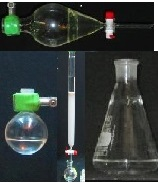
%> input picture matlab/Is.JPG, 158 x 183 px
$ octave --eval "result = MAIN_find_object_in_image;"   (GNU Octave 9; MATLAB toolbox functions it lacks are replaced by stand-ins)
%> lines starting %> are read from the running program, lines starting %| are printed output that depends on the picture; in (x1, y1, x2, y2) boxes, pixels count from 0 and x2, y2 are one past the last pixel; in counts of white or black regions, pixels touching at a corner belong together; the program's own positions count from 1
### matlab/Rotate_binary_edge_image.m
function [mat]=Rotate_binary_edge_image(I,Ang)
%{
Rotate binary (logical) edge image (I) in (Ang) degrees
The rotated output image will also also be a binary edge image.
The connectivity/topology of all edges/curves in the input image (I) will be maintained and the line thickness of the curves
 in the output image (mat) will remain 1 pixel.

The center of rotation is the center of the image
The dimensions of the output image (mat) will be different from the
input image (I) and will be set such that the rotated image is fully within the image frame.

Input
I: Binary  edge image (logical type) consist of lines and curves with
thickness of one pixel (such as curves, contour line, template, or edge images)
Ang: Rotation angle of the image in Degrees

Output
mat: Rotated version of the input image (I), also binary edge image, the connectivity/topology of the edges/curves in input image  (I)
is maintained and also the line thickness remain one pixel.

x' = x*cos(theta) - y*sin (theta); rotated coordinates
y' = x*sin(theta) + y*cos (theta);

%}

[Hight,Width]=size(I);
CntX=(Width+1)/2;
CntY=(Hight+1)/2; %find center of orignal image
theta=Ang/180*pi; % convert angle from degree  to radians
%============================find size of new image===========================================================================================
Rot=[   cos(theta) -sin(theta)
        sin(theta)  cos(theta)];
Corners=[ 1-CntY     1-CntX
          1-CntY     Width-CntX
          Hight-CntY 1-CntX
          Hight-CntY Width-CntX];  %Corners of the old image  center at zero
NewCorn=Corners*Rot;

NMaxX=max(NewCorn(:,2));% corners of new image
NMinX=min(NewCorn(:,2));
NMaxY=max(NewCorn(:,1));
NMinY=min(NewCorn(:,1));

NSizeY=NMaxY-NMinY; %Size of new image Y
NSizeX=NMaxX-NMinX; %Size of new image Y
Dx=-NMinX;          % Tanslation of new image x
Dy=-NMinY;          % Tanslation of new image y
mat = logical(zeros(round(NSizeY+1),round(NSizeX+1)));% create canvas for rotated image
%===============================================rotate image==================================================================================================

 [y,x]=find(I);
 [n,tt]=size(x);
for f=1:n %scan all points on image

     p1=[y(f)-CntY x(f)-CntX]*Rot+[Dy+1 Dx+1];
     mat(round(p1(1)),round(p1(2)))=1;% mark rotated point


    if x(f)>1 && I(y(f),x(f)-1)==1 % Connect horizontal neighbour
           Nx=x(f)-1; Ny=y(f);
           p1=[y(f)-CntY, x(f)-CntX]*Rot+[Dy+1 Dx+1];
           p2=[Ny-CntY, Nx-CntX]*Rot+[Dy+1 Dx+1];
           mat=ConnectPoints(mat,round(p1(2)),round(p1(1)),round(p2(2)),round(p2(1)));
    end;
    if y(f)>1 && I(y(f)-1,x(f))==1 %connect vertical neighbour
            Nx=x(f); Ny=y(f)-1;
            p1=[y(f)-CntY, x(f)-CntX]*Rot+[Dy+1 Dx+1];
            p2=[Ny-CntY, Nx-CntX]*Rot+[Dy+1 Dx+1];
            mat=ConnectPoints(mat,round(p1(2)),round(p1(1)),round(p2(2)),round(p2(1)));
    end;
    if y(f)>1  && x(f)>1 &&  I(y(f)-1,x(f))==0 && I(y(f),x(f)-1)==0 && I(y(f)-1,x(f)-1)==1 % connect diagonal neighbor
            Nx=x(f)-1; Ny=y(f)-1;
            p1=[y(f)-CntY, x(f)-CntX]*Rot+[Dy+1 Dx+1];
            p2=[Ny-CntY, Nx-CntX]*Rot+[Dy+1 Dx+1];
            mat=ConnectPoints(mat,round(p1(2)),round(p1(1)),round(p2(2)),round(p2(1)));
    end;
     if y(f)>1  && x(f)<Width &&  I(y(f)-1,x(f))==0 && I(y(f),x(f)+1)==0 && I(y(f)-1,x(f)+1)==1 % connect second diagonal neighbor
            Nx=x(f)+1; Ny=y(f)-1;
            p1=[y(f)-CntY, x(f)-CntX]*Rot+[Dy+1 Dx+1];
            p2=[Ny-CntY, Nx-CntX]*Rot+[Dy+1 Dx+1];
            mat=ConnectPoints(mat,round(p1(2)),round(p1(1)),round(p2(2)),round(p2(1)));
     end;
    %}

end;
%imshow(mat);
end
%%%%%%%%%%%%%%%%%%%%%%%%%%%%%%%%%%%%%%%%%%%%%%%%%%%%%%%%%%%%%%%%%%%%%%%%%%%%%%%%%%%%%%%%%%%%%%%%%%%%%%%%%%%%%%%%%%%%%%%%%%%%%%%%%%%%%%%%%%%%%%%%%%%%%%%%%%%%%%%%%%%%%%%%%%%%
function [mat]=ConnectPoints(mat,x1,y1,x2,y2)
% draw line between x1,y1 to x2,y2 on binary image mat
%make sure cordinates are inside image mat
SizeMat=size(mat);
x1=max(x1,1);x2=max(x2,1);y1=max(y1,1);y2=max(y2,1);
y1=min(y1,SizeMat(1));y2=min(y2,SizeMat(1));x1=min(x1,SizeMat(2));x2=min(x2,SizeMat(2));

if x1==x2 % for horizontal line

    y=linspace(y1,y2,abs(y1-y2)*5);
      x = ones(size(y))*x1;
else % for none horizontal line
   x = linspace(x1,x2,abs(x1-x2)*5+abs(y1-y2)*5);
   y = y1+(x-x1)*(y2-y1)/(x2-x1);
end;
round(y);
   index = sub2ind(size(mat),round(y),round(x));
    mat(index) = 1;
   %imshow(mat)
   %pause(0.1);
end

### matlab/Template_match.m

function [score,  y, x ]=Template_match(Is,Itm,CorlType,Edge_Type,Itm_dilation)
%{
Find  templae Itm (binary) image Is (GreyScale).
Return y,x coordinates of the best match and its score
the Edge_Type parameter determine the type of image to which the template will be matched (edge, gradient, greyscale).
Edge_Type='sobel': Template Itm will be matched (cross-correlated) to the  to  'sobel'  gradient map of the image Is.
Edge_Type='canny':  Template Itm will be matched (cross-correlated) to the  to  'canny'  binary edge map  of the image Is (default).
Else Template Itm will be matched (crosscorrelated) to the  greyscale version of the image Is.

Itm_dilation: The amount of dilation for of the template. How much the template line will be thickened  (in pixels) for each side before crosscorelated with the image.
 The thicker the template the better its chance to overlap with edge of object in the image and more rigid the recognition process, however thick template can also reduce recognition accuracy.
The default value for this parameter is 1/40 of the average dimension size of the template Itm.

CorlType='full': Use negative template (negative correlation) around the template contour line (in small radious around the template line) for both the inside and outside of the template. Crosscorrelation of this areas with edges in the canny image will reduce the match score of the template in this location (default).
CorlType='none': Use the template as it is.
%}
%==========================================intialize optional paramters=================================================================================================================
if (nargin<3)
CorlType='full';% determine the negative correlation betweem the vessel template and the system edge to avoid the condition in which the vessel will have high false positive in dnse border areas 'full' mean create negative on the inside and out side border of the vessel, 'out' mean create negative correlation only on the out side of the vessel 'none' mean create no negative correlation
end;
if (nargin<4)
Edge_Type='canny';% determine the type of edge use in the system image canny(black and white) sobel (absolute gradient value from 1-2000) , or 'none' if the system image is already edge image
end;
if (nargin<5)
    Sitm=size(Itm);
Itm_dilation=floor(sqrt(Sitm(1)*Sitm(2))/80);% in order to avoid the edge from missing correct point by dilation the size of dilation is proportinal to the size of the item template dimension.
%tm_dilation=2
end;
%===================================================Prepare template=======================================================================================================================
%---------------------DILATE Template-------------------------------------------------------------------------------------------------------------------------------------------------
%%it might be that the border will be  tin to be idenified by single  edge
%dilution of the template will prevent it from being miss
It=double(Itm);
for f=1:1:Itm_dilation
    It=dilate(It);%DILATE Template
end

%==============================prepare areas of negative crosscorrelation in the template (areas were the template value is negative)
%------------------------------we want both side of the edge to be empty so we can  avoid  getting false positive in noisy areas -------------------------------

if (strcmp(CorlType,'full'))
   Id=dilate(It);
    for f=1:1:Itm_dilation*2-1
        Id=dilate(Id);
    end
   NegWeight=0.5;
   Im=It*(1+NegWeight)-Id*NegWeight;

%---------------alternative to wanting both side of the edge to be empty we can want only the out side of the edge to be empty (assumping Itm is closed contour)-----------------------------------------------------------------------
elseif (strcmp(CorlType,'out'))
    If=imfill(It,4,'holes');
    Ifd=dilate(If);
    for f=1:1:Itm_dilation*2-1
        Ifd=dilate(Ifd);
    end
    If=Ifd-If;
    Im=double(It-If);
else
%--------------------------no action use the vessel template as it is---------------------------------------------------------------------------------------------
    Im=double(It);
end;
%==================================================Prepare image========================================================================================
%----------------------------------------Transform image to canny edge map or sobel gradient map (absolute)--------------------------------------------------------------------------------------------------------
if (strcmp(Edge_Type,'canny'))
    Iedg=edge(Is,'canny');%,[highthresh/3,highthresh],1.1);
    Iedg=double(Iedg);
elseif (strcmp(Edge_Type,'sobel'))
    Iedg=gradient_size(Is);
    Iedg=double(Iedg);
else
    Iedg=Is;
end
%imtool(Iedg);

%==============================================Search for template in the image===============================================================================================
%------------------------------------------------------------------------------filter-----------------------------------------------------------------------------------------------------

Itr=imfilter(Iedg,Im,'same');%use filter/kernal to scan the cross correlation of the image Iedg to the template and give match of the cross corelation scoe for each pixel in the image
%---------------------------------------------------------------------------normalized according to template size (fraction of the template points that was found)------------------------------------------------------------------------------------------------
Itr=Itr./sqrt(sum(sum(Itm)));% normalize score match by the number of pixels in the template to avoid biase toward large template
%---------------------------------------------------------------------------find the location best match
mx=max(max(Itr));
[y,x]=find(Itr==mx,  1, 'first'); % find the location first 10 best matches which their score is at least thresh percents of the maximal score and put them in the x,y array
score=zeros(size(y));
ss=size(Itm);

imshow(Itr>30)
   score=Itr(y(1),x(1));
   y(1)=round(y(1)-ss(1)/2);% normalize the location of the cordinate to so it will point on the edge of the image and not its center
   x(1)=round(x(1)-ss(2)/2);
%====================================For display only mark the ves result on the image=======================================================================
end
%%%%%%%%%%%%%%%%%%%%%%%%%%%DILATE%%%%%%%%%%%%%%%%%%%%%%%%%%%%%%%%%%%%%%%%%%%%%%%%%%%%%%%%%%%%%%%%%%%%%%%%%%%%%%%%%%%%%%%%%%%%%%55
% dilate binary image bw
function bw2=dilate(bw)
bw2=imdilate(bw,strel('square',3));%dilate image
end

### matlab/MAIN_find_object_in_image.m
function [Ismarked,Iborders,Ybest,Xbest, ItmAnf, BestScore]= MAIN_find_object_in_image(Is,Itm,Search_Mode,Edge_Type,Itm_dilation,CorlType)
%{
Find an object that fit Template Itm in image Is.
The orientation of the template and the object in the image does not have to be the same as that as the template.
The template Itm is matched to the image Is in various of rotations and the best match is chosen.
The function can use various of methods to trace the template in the image,
including: Generalized Hough transforms, Normalize crosscorrelation to edge image and other forms of template match.

Input (Essential):
Is: Color image with the object to be found.
Itm: Template of the object to be found. The template is written as binary image with the boundary of the template marked 1(white) and all the rest of the pixels marked 0.
Template of object Itm could be created by extracting the object boundary in image with uniform background,
this could be done (for symmetric objects) using the code at: http://www.mathworks.com/matlabcentral/fileexchange/46887-find-boundary-of-symmetric-object-in-image

Input (Optional):
Search_Mode: The method by which template Itm will be searched in image Is:
Search_Mode='hough': use generalized hough transform to scan for template.
Search_Mode='template': use cross-correlation to scan for template in the image (default).

Edge_Type: Only in case of  search_mode='template',
the Edge_Type parameter determine the type of image to which the template will be matched (edge, gradient, greyscale).
Edge_Type='sobel': Template Itm will be matched (cross-correlated) to the  to  'sobel'  gradient map of the image Is.
Edge_Type='canny':  Template Itm will be matched (cross-correlated) to the  to  'canny'  binary edge map  of the image Is (default).
Else Template Itm will be matched (crosscorrelated) to the  greyscale version of the image Is.

Itm_dilation: The amount of dilation for of the template. How much the template line will be thickened  (in pixels) for each side before crosscorelated with the image.
 The thicker the template the better its chance to overlap with edge of object in the image and more rigid the recognition process, however thick template can also reduce recognition accuracy.
The default value for this parameter is 1/40 of the average dimension size of the template Itm.

CorlType: Only in case of  search_mode='template'. Matching the template to the edge image is likely to give high score in any place in the image with high edge density which  can give high false positive, to avoid this few possible template match option are available:
CorlType='full': Use negative template (negative correlation) around the template Itm line  and positve on the template(in small radious around the template line) for both the inside and outside of the template. Crosscorrelation of this areas with edges in the canny image will reduce the match score of the template in this location (default).
CorlType='out': Use positve crosscorrelation on the template and negativeout side the template (assume the template Itm is closed contour
CorlType='none': Use the simple cross correlation with the template template as it is.

Output
Ismarked: The image (Isresize) with the template marked upon it in the location of and size of the best match.
Iborders: Binary image of the borders of the template/object in its scale and located in the place of the best match on the image.
Ybest Xbest: location on the image (in pixels) were the template were found to give the best score (location the top left pixel of the template Itm in the image).
ItmAng: The rotation angle of  the template in degrees that give the best match
BestScore: Score of the best match found in the scan (the score of the output).

Algorithm:
The function rotate the template Itm in various of angles and for each rotation search for the template in the image.
The angle and location in the image that gave the best match for the template are chosen.


%}
%%%%%%%%%%%%%%%%%%%%%%%%%%%%%%%%%%%%%initialize optiona paramters%%%%%%%%%%%%%%%%%%%%%%%%%%%%%%%%%%%%%%%%%%%%%%%%%%%%%%%%%%%%%%%%%%%%%%%%%%%%%%%%%
if (nargin<1)  Is=imread('Is.jpg');  end; %Read image
%> in MAIN_find_object_in_image, Is is the input picture: size 183x158x3 uint8; mean R, G, B 55.9, 62.9, 60.4
if (nargin<2)  Itm=imread('Itm.tif');end; %Read template image
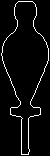
%> input picture matlab/Itm.tif, 50 x 156 px
%> after `Itm=imread('Itm.tif')`: Itm: size 156x50 logical; 4.6% white in thin lines or dots
if (nargin<3)    Search_Mode='template'; end;%method by which the template will be searche in the image (altrnative 'hough');
if (nargin<4)    Edge_Type='canny'; end;%'sobel';% type of image in which the template will be matched to could (canny edge image is the best
if (nargin<5)
    Sitm=size(Itm);
%> Sitm = [156 50]
    Itm_dilation=floor(sqrt(Sitm(1)*Sitm(2))/80); % dilation level of the template.
%> Itm_dilation = 1
    %In order to avoid the edge from missing correct point by dilation the size of dilation is proportinal to the size of the item template dimension.
end;
if (nargin<6) CorlType='full'; end;%type areas of crosscorrelation and negative crosscorrelation (negative template) around the original template
Is=rgb2gray(Is);
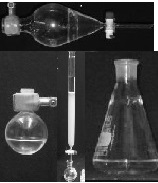
%> Is: size 183x158 uint8; min 1, max 255, mean 60.5
Itm=logical(Itm);% make sure Itm is boolean image
BestScore=-100000;
close all;
imtool close all;
%%%%%%%%%%%%%%%%Some parameters%%%%%%%%%%%%%%%%%%%%%%%%%%%%%%%%%%%%%%%%%%%%%%%%%%%%%%%%%%555555555
St=size(Itm);
%> St = [156 50]
Ss=size(Is);
%> Ss = [183 158]
%%%%%%%%%%%%%%%%%%%%%%%%%%%%%%%%%%%%%%%%%%%%%%%%Main Scan  %%%%%%%%%%%%%%%%%%%%%%%%%%%%%%%%%%%%%%%%%%%%%%%%%%%%%%%%%%%%%%%%%%%%%%%%%%%%%%%%%%%%%%%%%%%%%%%%%%%%%%%%%%%%%%%%%%%%%%%%%%%%%%%%%
for Ang=1:1:360 % rotate the template Itm 1 degree at the time and look for it in the image Is

    disp([num2str((Ang)/3.6) '% Scanned' ' Ang: ' num2str(Ang) '°']);
  Itr=Rotate_binary_edge_image(Itm,Ang);
%> in Rotate_binary_edge_image, `[y,x]=find(I);`: y = 357 values from 2 to 155; x = 357 values from 2 to 49
%> in Rotate_binary_edge_image, `[n,tt]=size(x);`: n = 357; tt = 1
%> the loop in Rotate_binary_edge_image, `for f=1:n` made 357 passes
%> (Nx, Ny, p2) on passes 1, 4, 11, 16, 19, 22, 24, 27, 28, 30, 35, 36: (3, 53, [53.03 4.8]), (4, 46, [46.05 5.92]), (2, 56, [56.01 3.75]), (5, 43, [43.06 6.97]), (3, 61, [61.03 4.66]), (6, 41, [41.08 8.01]), (4, 64, [64.04 5.61]), (7, 40, [40.1 9.02]), (5, 67, [67.06 6.55]), (8, 38, [38.12 10.06]), (9, 37, [37.13 11.08]), (7, 72, [72.09 8.47])
%> (Nx, Ny, p2) on passes 2, 3, 5, 6, 7, 8: (2, 54, [54.01 3.78]), (2, 55, [55.01 3.76]), (3, 47, [47.03 4.9]), (3, 48, [48.03 4.88]), (3, 49, [49.03 4.87]), (3, 50, [50.03 4.85])
%> after the loop in Rotate_binary_edge_image, `for f=1:n`:
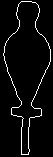
%> mat: size 157x53 logical; 4.3% white in thin lines or dots, all inside (x1, y1, x2, y2) = (3, 1, 51, 155)
%-----------------------------------------------------------------------------------------------------------------------------------------
 % the actuall recogniton step of the resize template Itm in the orginal image Is and return location of best match and its score can occur in one of three modes given in search_mode
     if strcmp(Search_Mode,'template')% the actuall recogniton step of the template in the resize image and return location of best match and its score can occur in one of three mode
             [score,  y,x ]=Template_match(Is,Itr,CorlType,Edge_Type,Itm_dilation); %apply template matching here and return list of good points (x,y) and their scoring
%> in dilate (call 2), `bw2=imdilate(bw,strel('square',3));`: bw2: size 157x53 double; values 0 (black) and 1 (white), 26.2% white; 1 white region, box (x1, y1, x2, y2) and area: (1, 0, 53, 157) 2177
%> the loop in Template_match, `for f=1:1:Itm_dilation*2-1` made 1 pass
%> pass 1, in dilate (call 3), `bw2=imdilate(bw,strel('square',3));`:
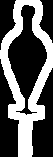
%> bw2: size 157x53 double; values 0 (black) and 1 (white), 36.2% white; 1 white region, box (x1, y1, x2, y2) and area: (0, 0, 53, 157) 3014
%> in Template_match, `Im=It*(1+NegWeight)-Id*NegWeight;`:
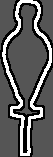
%> Im: size 157x53 double; min -0.5, max 1, mean 0.0489; drawn with min black and max white
%> in Template_match, `Iedg=edge(Is,'canny');`:
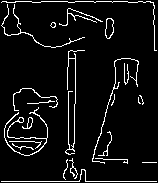
%> Iedg: size 183x158 logical; 6.6% white in thin lines or dots
%> in Template_match, `Iedg=double(Iedg);`: Iedg: size 183x158 double; values 0 (black) and 1 (white), 6.6% white in thin lines or dots
%> in Template_match, `Itr=imfilter(Iedg,Im,'same');`:
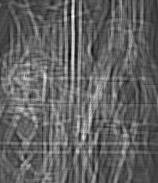
%> Itr: size 183x158 double; min -35.5, max 104.5, mean 18.6; drawn with min black and max white
     elseif strcmp(Search_Mode,'hough')
            [score,  y,x ]=Generalized_hough_transform(Is,Itr);% use generalized hough transform to find the template in the image
     end;
     %--------------------------if the correct match score is better then previous best match write the paramter of the match as the new best match------------------------------------------------------
     if (score(1)>BestScore) % if item  result scored higher then the previous result
           BestScore=score(1);% remember best score
             Ybest=y(1);% mark best location y
           Xbest=x(1);% mark best location x
           ItmAng=Ang;
     end;
%-------------------------------mark best found location on image----------------------------------------------------------------------------------------------------------------------------------------------------------------------------------------
end;
%%%%%%%%%%%%%%%%%%%%%%%%%%%%%%%%%%%%%%%%%%%%%%%%%%%%%%%%%%%%%output%%%%%%%%%%%%%%%%%%%%%%%%%%%%%%%%%%%%%%%%%%%%%%%%%%%%%%%%%%%%%%%%%%%%%%%%%%%%%%%%%%
%%%%%%%%%%%%%%%%%%%%%%%%%%%%%%%%%%%%%%%%%%%%%%%%%%%%%%%%%%%%%%show   best match optional part can be removed %%%%%%%%%%%%%%%%%%%%%%%%%%%%%%%%%%%%%%%%%%%%%%%%%%%%%%%%%%%%%%%%%%%%%%%%%%%%%%%%%%%%%%%%%%%%%%%%%%%%%%%%%%%%%%%%%%%%%%%%%%%%

if BestScore>-100000% Display best match
     Itr=Rotate_binary_edge_image(Itm,ItmAng);
            [yy,xx] =find(Itr);
             Ismarked=set2(Is,[yy,xx],255,Ybest,Xbest);%Mark best match on image
            imshow(Ismarked);
            Iborders=logical(zeros(size(Is)));
       Iborders=set2(Iborders,[yy,xx],1,Ybest,Xbest);

else % if no match
   disp('Error no match founded');
    Ismarked=0;% assign arbitary value to avoid
       Iborders=0;
       Iborders=0;

end;
end
%> (the run ends here)
